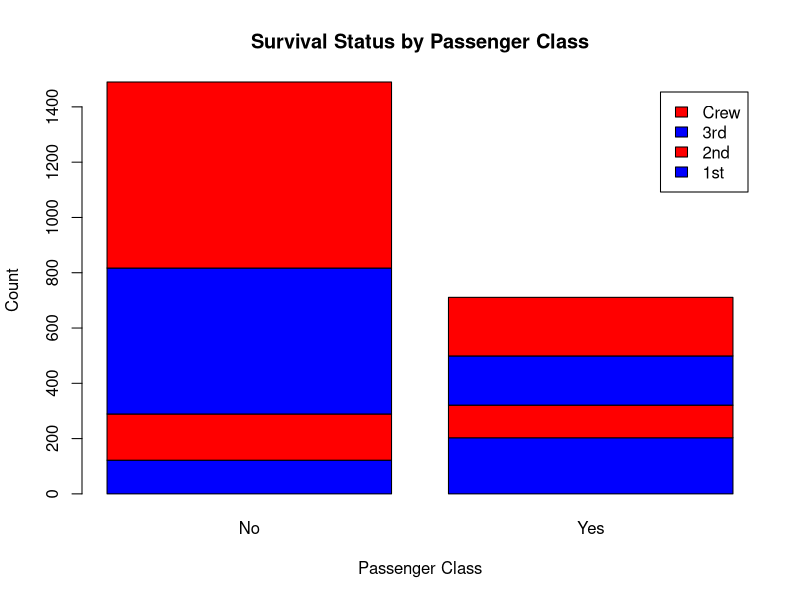
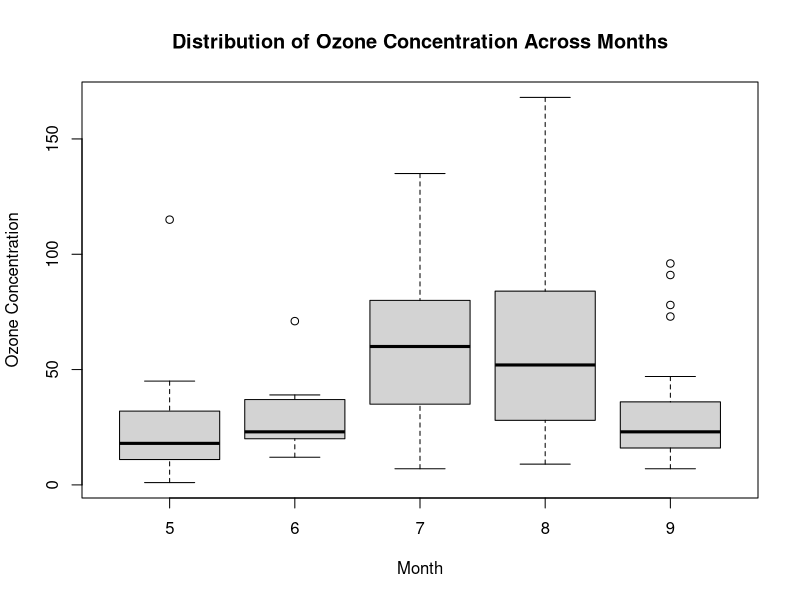
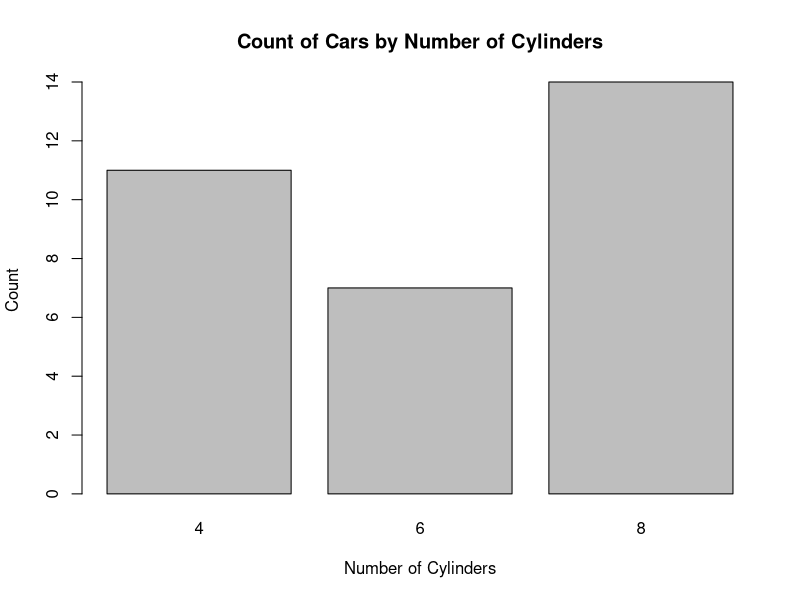
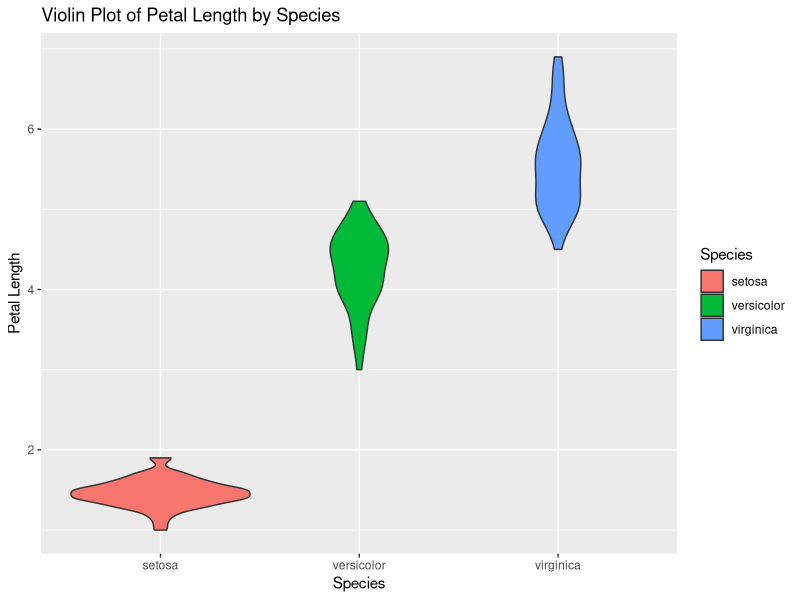
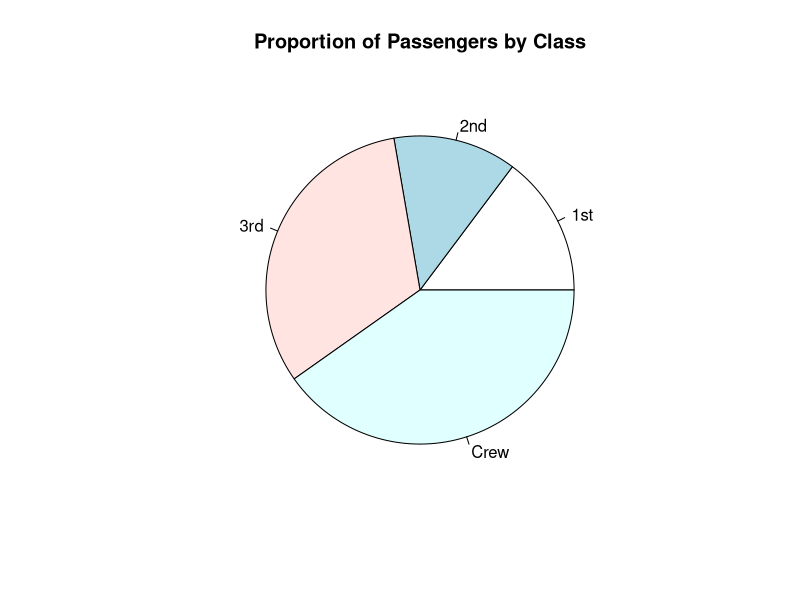

Generate these figures, in order, with R:
# Load required datasets
data(iris)
data(Titanic)
data(airquality)
data(mtcars)

# 26
data("Titanic", package = "datasets")

# Convert the 4-dimensional table to a data frame
titanic_df <- as.data.frame(Titanic)

# Aggregate the data to get a count of survival status by passenger class
survival_by_class <- xtabs(Freq ~ Class + Survived, data = titanic_df)

# Create the barplot
barplot(
  survival_by_class,
  beside = FALSE,
  legend = rownames(survival_by_class),
  col = c("blue", "red"),
  xlab = "Passenger Class",
  ylab = "Count",
  main = "Survival Status by Passenger Class"
)
# 27
boxplot(Ozone ~ Month, data = airquality, xlab = "Month", ylab = "Ozone Concentration", main = "Distribution of Ozone Concentration Across Months")
# 28
barplot(table(mtcars$cyl), xlab = "Number of Cylinders", ylab = "Count", main = "Count of Cars by Number of Cylinders")
# 29
install.packages("ggplot2")
library(ggplot2)
ggplot(iris, aes(x = Species, y = Petal.Length, fill = Species)) +
  geom_violin() +
  labs(title = "Violin Plot of Petal Length by Species", x = "Species", y = "Petal Length")
# 30
# Load the built-in Titanic dataset
data("Titanic", package = "datasets")

# Convert the 4D table to a data frame
titanic_df <- as.data.frame(Titanic)

# Sum the counts by class
class_counts <- aggregate(Freq ~ Class, data = titanic_df, sum)

# Create the pie chart
pie(class_counts$Freq, labels = class_counts$Class,
    main = "Proportion of Passengers by Class")

